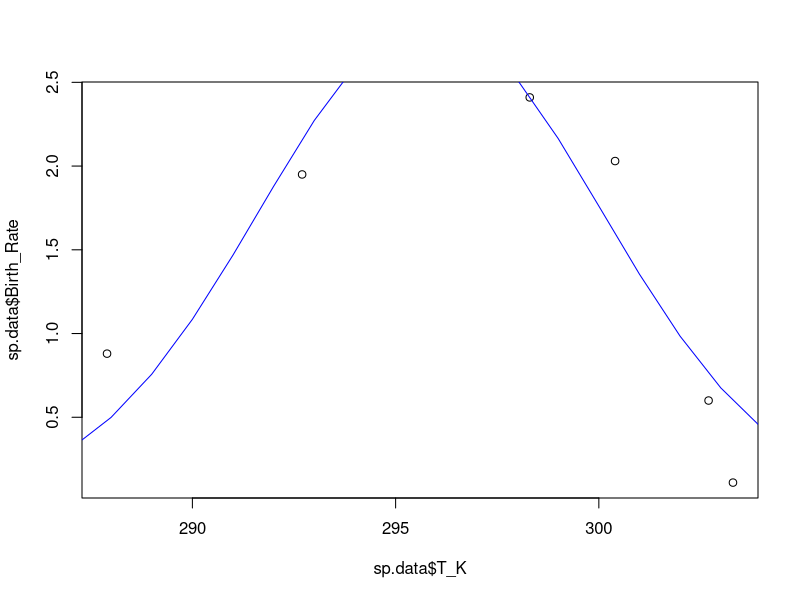
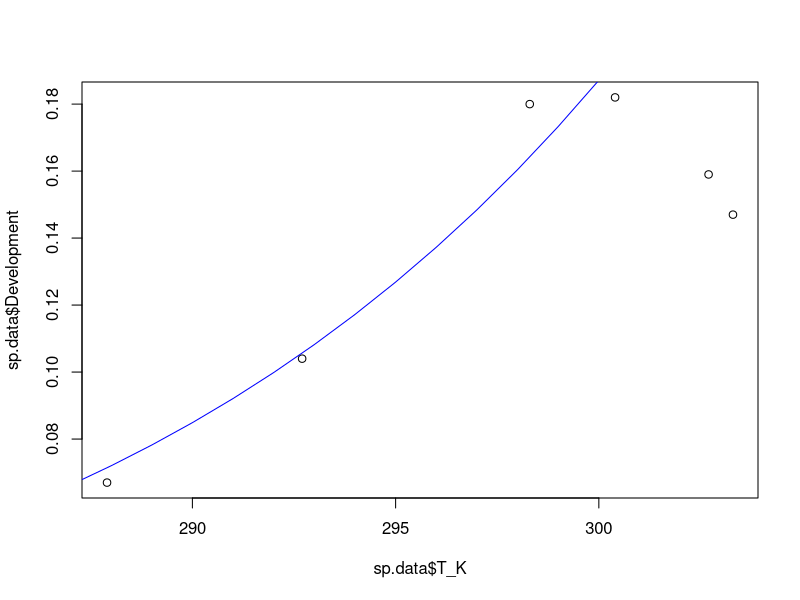
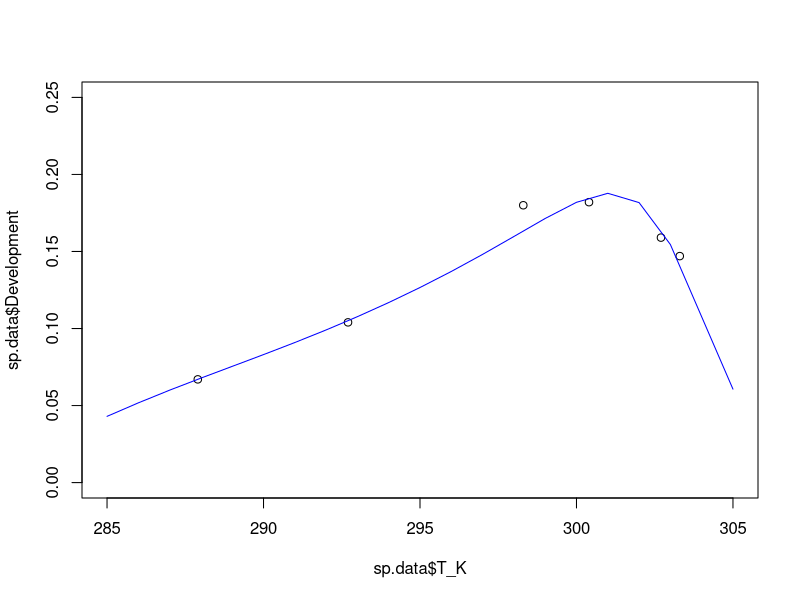

Generate these figures, in order, with R: (Note: this script raises an error after producing the figures.)
###################################################################
#### This R script fits functions to temperature response data ####
###################################################################


# Load packages and set working directory
library(tidyr)
library(ggplot2)
library(dplyr)
library(tidyverse)
setwd(dirname(rstudioapi::getActiveDocumentContext()$path))

# Read data
data <- as.data.frame(read_csv("Temperature response data.csv"))

# Select an insect by removing # in front of name and placing # in front of other species
#sp.data <- subset(data, Species == "Clavigralla shadabi")
#sp.data <- subset(data, Species == "Clavigralla tomentosicollis Benin")
#sp.data <- subset(data, Species == "Clavigralla tomentosicollis Nigeria")
#sp.data <- subset(data, Species == "Clavigralla tomentosicollis Burkina Faso")
#sp.data <- subset(data, Species == "Apolygus lucorum")
#sp.data <- subset(data, Species == "Adelphocoris suturalis")
#sp.data <- subset(data, Species == "Macrosiphum euphorbiae Brazil")
#sp.data <- subset(data, Species == "Aulacorthum solani Brazil")
#sp.data <- subset(data, Species == "Uroleucon ambrosiae")
#sp.data <- subset(data, Species == "Lygus lineolaris")
#sp.data <- subset(data, Species == "Pilophorus typicus")
#sp.data <- subset(data, Species == "Macrolophus pygmaeus on Myzus persicae")
#sp.data <- subset(data, Species == "Macrolophus pygmaeus on Trialeurodes vaporariorum")
#sp.data <- subset(data, Species == "Toxoptera citricidus on C. unshiu")
#sp.data <- subset(data, Species == "Toxoptera citricidus on C. aurantium")
sp.data <- subset(data, Species == "Aphis citricola")
#sp.data <- subset(data, Species == "Aphis gossypii Japan")

# Remove columns that do not contain temperature data
sp.data <- sp.data[-c(1:8,12,14,16,18,20,22,24,26,27,29,31,32,34,35,37,39,40,42,44,46,48,50,51)]

# Set some option for nls and plots
Tmin <- 285
Tmax <- 305
TR <- 293



####################################### FECUNDITY ###########################################
# NLS
fec <- nls(Birth_Rate ~ bTopt*exp(-((T_K-Toptb)^2)/(2*sb^2)), data=sp.data,
           start=list(bTopt=5, Toptb=TR+2, sb=3))
summary(fec)
# Plot model fits
plot(sp.data$T_K, sp.data$Birth_Rate)
points(seq(Tmin,Tmax,1),coef(fec)[1]*exp(-((seq(Tmin,Tmax,1)-coef(fec)[2])^2)/(2*coef(fec)[3]^2)), type="l", col="blue")


###################################### DEVELOPMENT ##########################################
# estimate xTR and A
# NOTE: removed data beyond max development
dev.mon <- nls(Development ~ xTR*T_K/TR*exp(A*(1/TR-1/T_K)), data=sp.data[-c((nrow(sp.data)-1):nrow(sp.data)),],
               start=list(xTR=0.1, A=1000))
summary(dev.mon)
# Plot model fits
plot(sp.data$T_K, sp.data$Development)
points(seq(Tmin,Tmax,1), coef(dev.mon)[1]*(seq(Tmin,Tmax,1)/TR)*exp(coef(dev.mon)[2]*(1/TR-1/seq(Tmin,Tmax,1))), type="l", col="blue")

# estimate AL and AH separately from TL and TH if needed
xTR <- coef(dev.mon)[1]
A <- coef(dev.mon)[2]
kTL <- 290
kTH <- 303
dev.A <- nls(Development ~ xTR*(T_K/TR)*exp(A*(1/TR-1/T_K))/(1+exp(AL*(1/kTL-1/T_K))+exp(AH*(1/kTH-1/T_K))),
              data=sp.data, start=list(AL=-50000, AH=50000))
summary(dev.A)
AL <- coef(dev.A)[1]
AH <- coef(dev.A)[2]
dev.T <- nls(Development ~ xTR*(T_K/TR)*exp(A*(1/TR-1/T_K))/(1+exp(AL*(1/TL-1/T_K))+exp(AH*(1/TH-1/T_K))),
             data=sp.data, start=list(TL=kTL, TH=kTH))
summary(dev.T)
# Plot model fits
plot(sp.data$T_K, sp.data$Development, xlim=c(Tmin,Tmax), ylim=c(0,0.25))
points(seq(Tmin,Tmax,1), xTR*(seq(Tmin,Tmax,1)/TR)*exp(A*(1/TR-1/seq(Tmin,Tmax,1)))/
         (1+(exp(AL*(1/coef(dev.T)[1]-1/seq(Tmin,Tmax,1)))+exp(AH*(1/coef(dev.T)[2]-1/seq(Tmin,Tmax,1))))), type="l", col="blue")

# estimate TH and AH separately from TL and AL if needed
kAL <- -100000
dev.H <- nls(Development ~ coef(dev.mon)[1]*(T_K/TR)*exp(coef(dev.mon)[2]*(1/TR-1/T_K))/(1+exp(kAL*(1/kTL-1/T_K))+exp(AH*(1/TH-1/T_K))),
             data=sp.data, start=list(TH=kTH, AH=50000))
summary(dev.H)
dev.AL <- nls(Development ~ coef(dev.mon)[1]*(T_K/TR)*exp(coef(dev.mon)[2]*(1/TR-1/T_K))/(1+exp(AL*(1/kTL-1/T_K))+exp(coef(dev.H)[2]*(1/coef(dev.H)[1]-1/T_K))),
             data=sp.data, start=list(AL=-100000))
summary(dev.AL)
dev.TL <- nls(Development ~ coef(dev.mon)[1]*(T_K/TR)*exp(coef(dev.mon)[2]*(1/TR-1/T_K))/(1+exp(coef(dev.AL)[1]*(1/TL-1/T_K))+exp(coef(dev.H)[2]*(1/coef(dev.H)[1]-1/T_K))),
             data=sp.data, start=list(TL=kTL))
summary(dev.TL)
# Plot model fits
plot(sp.data$T_K, sp.data$Development)
points(seq(Tmin,Tmax,1), coef(dev.mon)[1]*(seq(Tmin,Tmax,1)/TR)*exp(coef(dev.mon)[2]*(1/TR-1/seq(Tmin,Tmax,1)))/
         (1+(exp(coef(dev.AL)[1]*(1/coef(dev.TL)[1]-1/seq(Tmin,Tmax,1)))+exp(coef(dev.H)[2]*(1/coef(dev.H)[1]-1/seq(Tmin,Tmax,1))))), type="l", col="blue")


# Minimum developmental temperature
# NOTE: removed data beyond max development
dev.min <- nls(Development ~ m*T_K+b, data=sp.data[-c((nrow(sp.data)-0):nrow(sp.data)),],
               start=list(m=0.01, b=0))
summary(dev.min)
# Plot model fits
plot(sp.data$T_K, sp.data$Development, xlim=c(280,Tmax))
points(seq(280,Tmax,1), coef(dev.min)[1]*seq(280,Tmax,1)+coef(dev.min)[2], type="l", col="blue")

# Calculate Tmin
Tmin <- (-coef(dev.min)[2]/coef(dev.min)[1])[[1]]
Tmin



#################################### MORTALITY ######################################
# NLS for juvenile mortality
mort.J <- nls(Juv_Mortality ~ xTR*exp(A*(1/TR-1/T_K)), data=sp.data,
              start=list(xTR=0.01, A=10000))
summary(mort.J)
# Plot model fits
plot(sp.data$T_K, sp.data$Juv_Mortality, ylim=c(0,0.2))
points(seq(Tmin,Tmax,1), coef(mort.J)[1]*exp(coef(mort.J)[2]*(1/TR-1/seq(Tmin,Tmax,1))), type="l", col="blue")


# NLS for adult mortality
mort.A <- nls(Adult_Mortality ~ xTR*exp(A*(1/TR-1/T_K)), data=sp.data,
              start=list(xTR=0.01, A=10000))
summary(mort.A)
# Plot model fits
plot(sp.data$T_K, sp.data$Adult_Mortality, ylim=c(0,0.2))
points(seq(Tmin,Tmax,1), coef(mort.A)[1]*exp(coef(mort.A)[2]*(1/TR-1/seq(Tmin,Tmax,1))), type="l", col="blue")



########################### r (INTRINSIC GROWTH RATE) ###############################
# estimate all parameters
r <- nls(r ~ ifelse(T_K <= Topt, rMax*exp(-1*((T_K-Topt)/(2*sr))^2),
                    rMax*(1 - ((T_K-Topt)/(Topt-Tmax))^2)),
                    data=sp.data, start=list(sr=5, Topt=298, Tmax=303.8, rMax=0.4))
summary(r)
# Plot model fits
plot(sp.data$T_K, sp.data$r)
points(seq(Tmin,Tmax,1), ifelse(seq(Tmin,Tmax,1) <= coef(r)[2], coef(r)[4]*exp(-1*((seq(Tmin,Tmax,1)-coef(r)[2])/(2*coef(r)[1]))^2),
                                coef(r)[4]*(1 - ((seq(Tmin,Tmax,1)-coef(r)[2])/(coef(r)[2]-coef(r)[3]))^2)), type="l", col="blue")


# set Topt and rMax (NOTE: Topt cannot equal Tmax in nls)
Topt <- 300.3
rMax <- sp.data[sp.data$T_K==Topt,"r"]
# estimate all other parameters
r <- nls(r ~ ifelse(T_K <= Topt, rMax*exp(-1*((T_K-Topt)/(2*sr))^2),
                    rMax*(1 - ((T_K-Topt)/(Topt-Tmax))^2)),
         data=sp.data, start=list(sr=3, Tmax=305))
summary(r)
# Plot model fits
plot(sp.data$T_K, sp.data$r, ylim=c(0,rMax))
points(seq(Tmin,Tmax,1), ifelse(seq(Tmin,Tmax,1) <= Topt, rMax*exp(-1*((seq(Tmin,Tmax,1)-Topt)/(2*coef(r)[1]))^2),
                                rMax*(1 - ((seq(Tmin,Tmax,1)-Topt)/(Topt-coef(r)[2]))^2)), type="l", col="blue")
rMax
Topt
coef(r)[2]



##################################### EGG DEVELOPMENT ########################################
# estimate xTR and A
# NOTE: removed data beyond max development
dev.mon <- nls(Egg_Dev ~ xTR*T_K/TR*exp(A*(1/TR-1/T_K)), data=sp.data[-c((nrow(sp.data)-1):nrow(sp.data)),],
               start=list(xTR=0.1, A=1000))
summary(dev.mon)
# Plot model fits
plot(sp.data$T_K, sp.data$Egg_Dev)
points(seq(Tmin,Tmax,1), coef(dev.mon)[1]*(seq(Tmin,Tmax,1)/TR)*exp(coef(dev.mon)[2]*(1/TR-1/seq(Tmin,Tmax,1))), type="l", col="blue")

# estimate AL and AH separately from TL and TH if needed
kTL <- 290
kTH <- 308
dev.A <- nls(Egg_Dev ~ coef(dev.mon)[1]*(T_K/TR)*exp(coef(dev.mon)[2]*(1/TR-1/T_K))/(1+exp(AL*(1/kTL-1/T_K))+exp(AH*(1/kTH-1/T_K))),
             data=sp.data, start=list(AL=-50000, AH=50000))
summary(dev.A)
dev.T <- nls(Egg_Dev ~ coef(dev.mon)[1]*(T_K/TR)*exp(coef(dev.mon)[2]*(1/TR-1/T_K))/(1+exp(coef(dev.A)[1]*(1/TL-1/T_K))+exp(coef(dev.A)[2]*(1/TH-1/T_K))),
             data=sp.data, start=list(TL=kTL, TH=kTH))
summary(dev.T)
# Plot model fits
plot(sp.data$T_K, sp.data$Egg_Dev, xlim=c(Tmin,Tmax), ylim=c(0,0.4))
points(seq(Tmin,Tmax,1), coef(dev.mon)[1]*(seq(Tmin,Tmax,1)/TR)*exp(coef(dev.mon)[2]*(1/TR-1/seq(Tmin,Tmax,1)))/
         (1+(exp(coef(dev.A)[1]*(1/coef(dev.T)[1]-1/seq(Tmin,Tmax,1)))+exp(coef(dev.A)[2]*(1/coef(dev.T)[2]-1/seq(Tmin,Tmax,1))))), type="l", col="blue")

# estimate TH and AH separately from TL and AL if needed
kAL <- -100000
dev.H <- nls(Egg_Dev ~ coef(dev.mon)[1]*(T_K/TR)*exp(coef(dev.mon)[2]*(1/TR-1/T_K))/(1+exp(kAL*(1/kTL-1/T_K))+exp(AH*(1/TH-1/T_K))),
             data=sp.data, start=list(TH=kTH, AH=50000))
summary(dev.H)
dev.AL <- nls(Egg_Dev ~ coef(dev.mon)[1]*(T_K/TR)*exp(coef(dev.mon)[2]*(1/TR-1/T_K))/(1+exp(AL*(1/kTL-1/T_K))+exp(coef(dev.H)[2]*(1/coef(dev.H)[1]-1/T_K))),
              data=sp.data, start=list(AL=-100000))
summary(dev.AL)
dev.TL <- nls(Egg_Dev ~ coef(dev.mon)[1]*(T_K/TR)*exp(coef(dev.mon)[2]*(1/TR-1/T_K))/(1+exp(coef(dev.AL)[1]*(1/TL-1/T_K))+exp(coef(dev.H)[2]*(1/coef(dev.H)[1]-1/T_K))),
              data=sp.data, start=list(TL=kTL))
summary(dev.TL)
# Plot model fits
plot(sp.data$T_K, sp.data$Egg_Dev)
points(seq(Tmin,Tmax,1), coef(dev.mon)[1]*(seq(Tmin,Tmax,1)/TR)*exp(coef(dev.mon)[2]*(1/TR-1/seq(Tmin,Tmax,1)))/
         (1+(exp(coef(dev.AL)[1]*(1/coef(dev.TL)[1]-1/seq(Tmin,Tmax,1)))+exp(coef(dev.H)[2]*(1/coef(dev.H)[1]-1/seq(Tmin,Tmax,1))))), type="l", col="blue")



###################################### DEVELOPMENT ##########################################
# Monotonic response
# dev.mon <- nls(Development ~ xTR*T_K/TR*exp(A*(1/TR-1/T_K)), data=sp.data,
#                start=list(xTR=0.01, A=5000))
# summary(dev.mon)
# Plot model fits
# plot(sp.data$T_K, sp.data$Development)
# points(seq(Tmin,Tmax,1), coef(dev.mon)[1]*(seq(Tmin,Tmax,1)/TR)*exp(coef(dev.mon)[2]*(1/TR-1/seq(Tmin,Tmax,1))), type="l", col="blue")


# Sharpe-Schoolfield response
# estimate all parameters
# dev <- nls(Development ~ xTR*(T_K/TR)*exp(A*(1/TR-1/T_K))/(1+exp(AL*(1/TL-1/T_K))+exp(AH*(1/TH-1/T_K))),
#               data=sp.data, start=list(xTR=0.03, A=7000, AL=-30000, AH=270000, TL=286, TH=306))
# summary(dev)
# Plot model fits
# plot(sp.data$T_K, sp.data$Development)
# points(seq(Tmin,Tmax,1), coef(dev)[1]*(seq(Tmin,Tmax,1)/TR)*exp(coef(dev)[2]*(1/TR-1/seq(Tmin,Tmax,1)))/
#          (1+(exp(coef(dev)[3]*(1/coef(dev)[5]-1/seq(Tmin,Tmax,1)))+exp(coef(dev)[4]*(1/coef(dev)[6]-1/seq(Tmin,Tmax,1))))), type="l", col="blue")


# estimate AL, AH, TL, and TH
# NOTE: if needed, set AH based on NLS below and run code iteratively until AL and AH do not appreciably change)
# dev.SS <- nls(Development ~ coef(dev.mon)[1]*(T_K/TR)*exp(coef(dev.mon)[2]*(1/TR-1/T_K))/(1+exp(AL*(1/TL-1/T_K))+exp(AH*(1/TH-1/T_K))),
#               data=sp.data, start=list(AL=-66000, AH=235000, TL=288, TH=309.6))
# summary(dev.SS)
# Plot model fits
# plot(sp.data$T_K, sp.data$Development)
# points(seq(Tmin,Tmax,1), coef(dev.mon)[1]*(seq(Tmin,Tmax,1)/TR)*exp(coef(dev.mon)[2]*(1/TR-1/seq(Tmin,Tmax,1)))/
#          (1+(exp(coef(dev.SS)[1]*(1/coef(dev.SS)[3]-1/seq(Tmin,Tmax,1)))+exp(coef(dev.SS)[2]*(1/coef(dev.SS)[4]-1/seq(Tmin,Tmax,1))))), type="l", col="blue")



########################### LACTIN MODEL OF DEVELOPMENT #############################
# estimate all parameters
#lactin <- nls(Development ~ exp(mTopt*T_K)-exp(mTopt*Tmax-(Tmax-T_K)/mDelta) + mTmin,
#              data=sp.data, start=list(mTopt=0.05, Tmax=305, mDelta=10, mTmin=0.01))
#summary(lactin)
# Plot model fits
#plot(sp.data$T_K, sp.data$Development)
#points(seq(Tmin,Tmax,1), coef(dev.mon)[1]*(seq(Tmin,Tmax,1)/TR)*exp(coef(dev.mon)[2]*(1/TR-1/seq(Tmin,Tmax,1)))/
#         (1+(exp(coef(dev.SS)[1]*(1/coef(dev.SS)[3]-1/seq(Tmin,Tmax,1)))+exp(coef(dev.SS)[2]*(1/coef(dev.SS)[4]-1/seq(Tmin,Tmax,1))))), type="l", col="blue")

# estimate mDelta and mTmin
#lactin.test <- nls(Development ~ exp(0.06*T_K)-exp(0.06*kTH-(kTH-T_K)/mDelta) + mTmin,
#              data=sp.data, start=list(mDelta=1, mTmin=0.01))
#summary(lactin.test)
# Plot model fits
#plot(sp.data$T_K, sp.data$Development)
#points(seq(Tmin,Tmax,1), exp(0.06*seq(Tmin,Tmax,1))-exp(0.06*305-(305-seq(Tmin,Tmax,1))/1) + 0.01, type="l", col="blue")



#################################### EGG MORTALITY ######################################
# Mortality estimated using fit at reference temperature
# NLS for egg mortality
mort.J <- nls(Egg_Mortality ~ xTR*exp(A*(1/TR-1/T_K)), data=sp.data,
              start=list(xTR=0.01, A=10000))
summary(mort.J)
# Plot model fits
plot(sp.data$T_K, sp.data$Egg_Mortality, ylim=c(0,0.2))
points(seq(Tmin,Tmax,1), coef(mort.J)[1]*exp(coef(mort.J)[2]*(1/TR-1/seq(Tmin,Tmax,1))), type="l", col="blue")



# Mortality estimated using data at reference temperature
dJTR <- sp.data[sp.data$T_K==TR,"Juv_Mortality"]
dATR <- sp.data[sp.data$T_K==TR,"Adult_Mortality"]

# NLS for juvenile mortality
mort.J <- nls(Juv_Mortality ~ dJTR*exp(A*(1/TR-1/T_K)), data=sp.data,
              start=list(A=1000))
summary(mort.J)
# Plot model fits
plot(sp.data$T_K, sp.data$Juv_Mortality, ylim=c(0,0.2))
points(seq(Tmin,Tmax,1), dJTR*exp(coef(mort.J)[1]*(1/TR-1/seq(Tmin,Tmax,1))), type="l", col="blue")


# NLS for adult mortality
mort.A <- nls(Adult_Mortality ~ dATR*exp(A*(1/TR-1/T_K)), data=sp.data,
              start=list(A=1000))
summary(mort.A)
# Plot model fits
plot(sp.data$T_K, sp.data$Adult_Mortality, ylim=c(0,0.1))
points(seq(Tmin,Tmax,1), dATR*exp(coef(mort.A)[1]*(1/TR-1/seq(Tmin,Tmax,1))), type="l", col="blue")



########################### R0 (NET REPRODUCTIVE RATE) ##############################
# NLS
fit.R0 <- nls(R0 ~ R0Topt*exp(-((T_K-ToptR0)^2)/(2*sR0^2)), data=sp.data,
              start=list(R0Topt=200, ToptR0=TR, sR0=10))
summary(fit.R0)
# Plot model fits
plot(sp.data$T_K, sp.data$R0)
points(seq(Tmin,Tmax,1),coef(fit.R0)[1]*exp(-((seq(Tmin,Tmax,1)-coef(fit.R0)[2])^2)/(2*coef(fit.R0)[3]^2)), type="l", col="blue")

# calculate R0Tmax: temperature at which R0 = 1
R0Tmax <- 0
deltaT <- (5*coef(fit.R0)[3]/1000)[[1]] # temperature range = 5 sigma away from Topt
for(i in 0:1000) {
  if(coef(fit.R0)[1]*exp(-(((coef(fit.R0)[2] + i*deltaT) - coef(fit.R0)[2])^2)/(2*coef(fit.R0)[3])^2) <= 1 & R0Tmax == 0)
  { R0Tmax <- (coef(fit.R0)[2] + i*deltaT)[[1]] }}
R0Tmax
